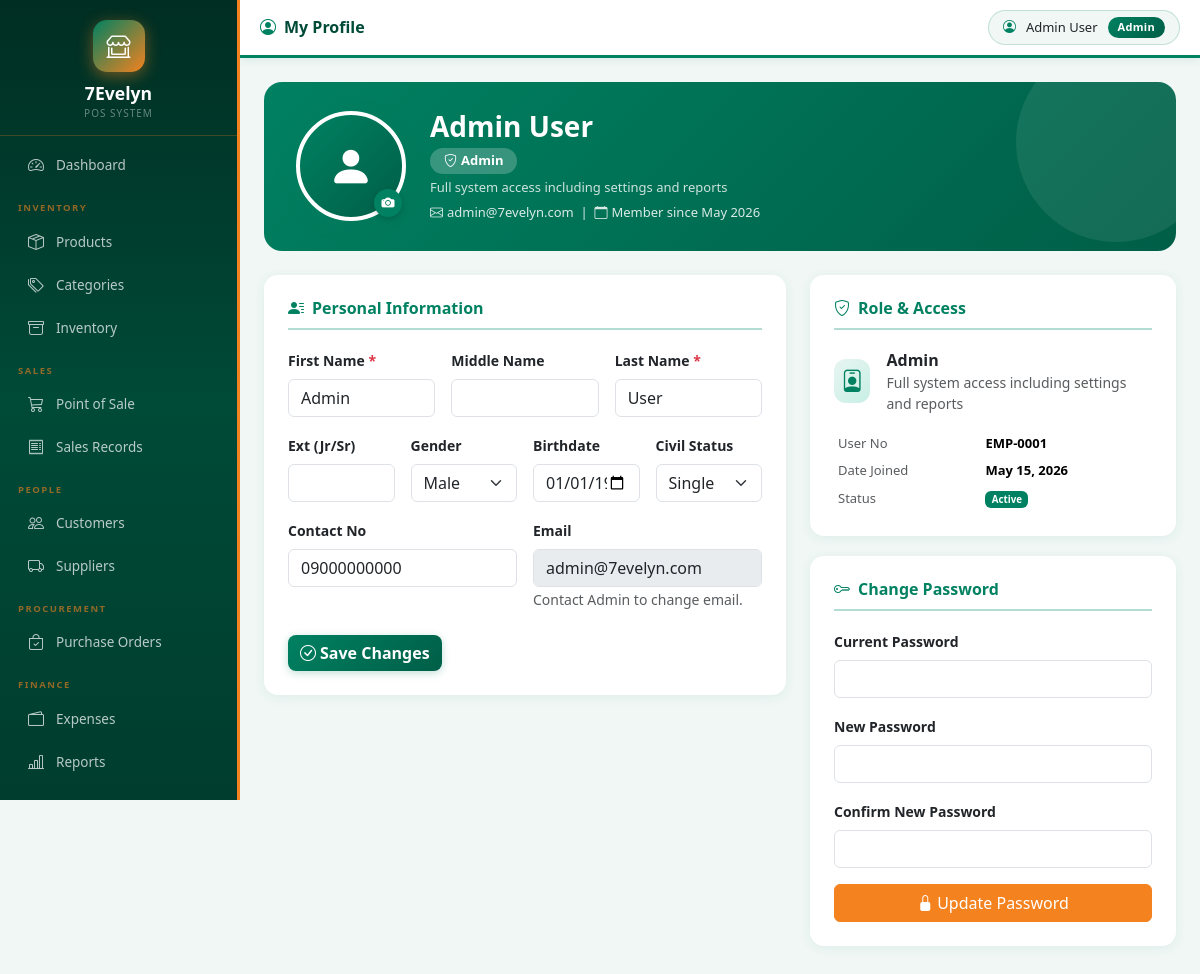
Page /frontend/profile.php (signed in) on the committed database.
### tables this page shows
CREATE TABLE `users` (
  `userID` int(11) NOT NULL,
  `roleID` int(11) NOT NULL,
  `userNo` varchar(20) NOT NULL,
  `email` varchar(80) NOT NULL,
  `password` varchar(128) NOT NULL,
  `givenName` varchar(50) NOT NULL,
  `midName` varchar(50) DEFAULT NULL,
  `surName` varchar(50) NOT NULL,
  `extName` varchar(10) DEFAULT NULL,
  `gender` enum('Male','Female','Other') NOT NULL,
  `birthdate` date NOT NULL,
  `civilStatus` enum('Single','Married','Widowed','Separated') NOT NULL,
  `contactNo` varchar(20) NOT NULL,
  `profile_image` varchar(255) DEFAULT NULL,
  `dateCreated` timestamp NOT NULL DEFAULT current_timestamp(),
  `dateDeleted` date DEFAULT NULL
);

CREATE TABLE `role` (
  `roleID` int(11) NOT NULL,
  `roleName` varchar(50) NOT NULL,
  `roleDesc` varchar(255) NOT NULL,
  `dateCreated` timestamp NOT NULL DEFAULT current_timestamp(),
  `dateDeleted` date DEFAULT NULL
);

### frontend/profile.php (the view, shortened to what this page needs)
<?php
require_once '../backend/database.php';
$userID = intval($_SESSION['userID']);
$stmt = $conn->prepare("SELECT u.*, r.roleName, r.roleDesc FROM users u JOIN role r ON u.roleID=r.roleID WHERE u.userID=?");
$stmt->bind_param("i", $userID);
$stmt->execute();
$u = $stmt->get_result()->fetch_assoc();
$fullName = trim("{$u['givenName']} {$u['midName']} {$u['surName']} {$u['extName']}");
?>
<?php include 'header.php'; ?>
<?php include 'nav.php'; ?>
<div class="topbar no-print">
    <h5><i class="bi bi-person-circle me-2" style="color:var(--ev-purple);"></i>My Profile</h5>
    <div class="ms-auto"><div class="user-badge">
        <i class="bi bi-person-circle" style="color:var(--ev-purple);"></i>
        <span><?php echo htmlspecialchars($_SESSION['userName']); ?></span>
        <span class="role-pill"><?php echo htmlspecialchars($_SESSION['roleName']); ?></span>
    </div></div>
</div>
<div class="page-body">
    <div class="profile-hero">
        <div class="avatar-upload-wrap" title="Click to change photo (save to apply)">
            <?php if(!empty($u['profile_image'])): ?>
            <img src="../<?php echo htmlspecialchars($u['profile_image']); ?>" alt="Avatar" class="profile-avatar" id="heroAvatar">
            <?php else: ?>
            <div class="profile-avatar-placeholder" id="heroAvatarPlaceholder">
                <i class="bi bi-person-fill"></i>
            </div>
            <?php endif; ?>
            <div class="avatar-upload-overlay"><i class="bi bi-camera-fill"></i></div>
        </div>
        <div class="profile-hero-info">
            <h3><?php echo htmlspecialchars($fullName); ?></h3>
            <span class="role-badge"><i class="bi bi-shield-check me-1"></i><?php echo htmlspecialchars($u['roleName']); ?></span>
            <?php if(!empty($u['roleDesc'])): ?>
            <div class="role-desc"><?php echo htmlspecialchars($u['roleDesc']); ?></div>
            <?php endif; ?>
            <div style="font-size:13px;opacity:0.85;margin-top:6px;">
                <i class="bi bi-envelope me-1"></i><?php echo htmlspecialchars($u['email']); ?>
                &nbsp;|&nbsp;
                <i class="bi bi-calendar me-1"></i>Member since <?php echo date('M Y', strtotime($u['dateCreated'])); ?>
            </div>
        </div>
    </div>
    <div class="row g-4">
        <div class="col-lg-7">
            <div class="section-card">
                <h6><i class="bi bi-person-lines-fill me-2"></i>Personal Information</h6>
                <form method="POST" action="../backend/profileAuth.php" enctype="multipart/form-data" id="profileForm">
                    <div class="row g-3">
                        <div class="col-md-4">
                            <label class="form-label fw-semibold small">First Name <span class="text-danger">*</span></label>
                            <input type="text" name="givenName" value="<?php echo htmlspecialchars($u['givenName']); ?>" class="form-control" required>
                        </div>
                        <div class="col-md-4">
                            <label class="form-label fw-semibold small">Middle Name</label>
                            <input type="text" name="midName" value="<?php echo htmlspecialchars($u['midName']??''); ?>" class="form-control">
                        </div>
                        <div class="col-md-4">
                            <label class="form-label fw-semibold small">Last Name <span class="text-danger">*</span></label>
                            <input type="text" name="surName" value="<?php echo htmlspecialchars($u['surName']); ?>" class="form-control" required>
                        </div>
                        <div class="col-md-3">
                            <label class="form-label fw-semibold small">Ext (Jr/Sr)</label>
                            <input type="text" name="extName" value="<?php echo htmlspecialchars($u['extName']??''); ?>" class="form-control">
                        </div>
                        <div class="col-md-3">
                            <label class="form-label fw-semibold small">Gender</label>
                            <select name="gender" class="form-select">
                                <option value="Male"   <?php echo $u['gender']==='Male'  ?'selected':''; ?>>Male</option>
                            </select>
                        </div>
                        <div class="col-md-3">
                            <label class="form-label fw-semibold small">Birthdate</label>
                            <input type="date" name="birthdate" value="<?php echo $u['birthdate']??''; ?>" class="form-control">
                        </div>
                        <div class="col-md-3">
                            <label class="form-label fw-semibold small">Civil Status</label>
                            <select name="civilStatus" class="form-select">
                                <?php foreach(['Single','Married','Widowed','Separated'] as $cs): ?>
                                <option <?php echo ($u['civilStatus']??'')===$cs?'selected':''; ?>><?php echo $cs; ?></option>
                                <?php endforeach; ?>
                            </select>
                        </div>
                        <div class="col-md-6">
                            <label class="form-label fw-semibold small">Contact No</label>
                            <input type="text" name="contactNo" value="<?php echo htmlspecialchars($u['contactNo']??''); ?>" class="form-control">
                        </div>
                        <div class="col-md-6">
                            <label class="form-label fw-semibold small">Email</label>
                            <input type="email" value="<?php echo htmlspecialchars($u['email']); ?>" class="form-control" disabled title="Contact Admin to change email">
                            <small class="text-muted">Contact Admin to change email.</small>
                        </div>
                    </div>
                    <div class="mt-4 d-flex gap-2">
                        <button type="submit" name="profileUpdate" class="btn btn-ev"><i class="bi bi-check-circle me-1"></i>Save Changes</button>
                    </div>
                </form>
            </div>
        </div>
        <div class="col-lg-5">
            <div class="section-card">
                <h6><i class="bi bi-shield-check me-2"></i>Role & Access</h6>
                <div class="d-flex align-items-center gap-3 mb-3">
                    <div style="width:44px;height:44px;border-radius:12px;background:linear-gradient(135deg,#e8f5f1,#c8efe4);display:flex;align-items:center;justify-content:center;">
                        <i class="bi bi-person-badge" style="font-size:1.4rem;color:var(--ev-purple);"></i>
                    </div>
                    <div>
                        <div class="fw-bold"><?php echo htmlspecialchars($u['roleName']); ?></div>
                        <div class="text-muted small"><?php echo htmlspecialchars($u['roleDesc'] ?: 'No description'); ?></div>
                    </div>
                </div>
                <table class="table table-sm table-borderless mb-0 small">
                    <tr><td class="text-muted">User No</td><td class="fw-semibold"><?php echo htmlspecialchars($u['userNo']); ?></td></tr>
                    <tr><td class="text-muted">Date Joined</td><td class="fw-semibold"><?php echo date('F d, Y', strtotime($u['dateCreated'])); ?></td></tr>
                    <tr><td class="text-muted">Status</td><td><span class="badge bg-success">Active</span></td></tr>
                </table>
            </div>
            <div class="section-card">
                <h6><i class="bi bi-key me-2"></i>Change Password</h6>
                <form method="POST" action="../backend/profileAuth.php">
                    <div class="mb-3">
                        <label class="form-label fw-semibold small">Current Password</label>
                        <input type="password" name="currentPassword" class="form-control" required autocomplete="current-password">
                    </div>
                    <div class="mb-3">
                        <label class="form-label fw-semibold small">New Password</label>
                        <input type="password" name="newPassword" class="form-control" required autocomplete="new-password" minlength="6">
                    </div>
                    <div class="mb-3">
                        <label class="form-label fw-semibold small">Confirm New Password</label>
                        <input type="password" name="confirmPassword" class="form-control" required autocomplete="new-password" minlength="6">
                    </div>
                    <button type="submit" name="changeOwnPassword" class="btn btn-warning w-100"><i class="bi bi-lock-fill me-1"></i>Update Password</button>
                </form>
            </div>
        </div>
    </div>
</div>

### frontend/header.php (style rules this page uses)
:root { --ev-primary: #008161; --ev-primary-dk: #005e47; --ev-accent: #f01b2d; --ev-orange: #f4821f; --ev-white: #ffffff; --ev-purple: #008161; --ev-purple-dark: #005e47; --ev-blue: #005e47; --ev-gradient: linear-gradient(135deg, #008161 0%, #005e47 100%); --ev-gradient-accent: linear-gradient(135deg, #f01b2d 0%, #f4821f 100%); --ev-gradient-warm: linear-gradient(135deg, #f4821f 0%, #f01b2d 100%); --ev-bg: #f0f7f5; --sidebar-w: 240px; }
body { background: var(--ev-bg); }
.topbar { background: #ffffff; border-bottom: 3px solid #008161; padding: 10px 20px; display: flex; align-items: center; box-shadow: 0 2px 8px rgba(0,129,97,0.1); position: sticky; top: 0; z-index: 100; }
.topbar h5 { margin: 0; font-weight: 800; color: #004a38; font-size: 1rem; }
.user-badge { display: flex; align-items: center; gap: 10px; background: #f0f7f5; padding: 6px 14px; border-radius: 25px; font-size: 13px; border: 1px solid rgba(0,129,97,0.2); }
.role-pill { background: var(--ev-gradient); color: white; padding: 2px 10px; border-radius: 12px; font-size: 11px; font-weight: 700; letter-spacing: 0.3px; }
.btn-ev { background: var(--ev-gradient); color: white; border: none; font-weight: 700; border-radius: 8px; transition: all 0.25s; box-shadow: 0 2px 8px rgba(0,129,97,0.25); }
.btn-warning { background-color: #f4821f; border-color: #f4821f; color: #fff; }
.table td { font-size: 13px; vertical-align: middle; }
.badge.bg-success { background-color: #008161 !important; }
.page-body { padding: 24px; }

### frontend/profile.php (style rules this page uses)
.profile-avatar-placeholder { width: 110px; height: 110px; border-radius: 50%; background: var(--ev-gradient); display: flex; align-items: center; justify-content: center; font-size: 2.8rem; color: white; border: 4px solid white; box-shadow: 0 4px 18px rgba(0,129,97,0.22); flex-shrink: 0; }
.profile-hero { background: var(--ev-gradient); border-radius: 18px; color: white; padding: 28px 32px; display: flex; align-items: center; gap: 24px; margin-bottom: 24px; position: relative; overflow: hidden; }
.profile-hero::after { content: ''; position: absolute; right: -40px; top: -40px; width: 200px; height: 200px; border-radius: 50%; background: rgba(255,255,255,0.08); }
.profile-hero-info h3 { font-weight: 800; margin: 0 0 4px; }
.profile-hero-info .role-badge { background: rgba(255,255,255,0.22); backdrop-filter: blur(4px); border-radius: 20px; padding: 3px 14px; font-size: 13px; font-weight: 600; display: inline-block; }
.profile-hero-info .role-desc { font-size: 13px; opacity: 0.8; margin-top: 4px; }
.section-card { background: white; border-radius: 14px; box-shadow: 0 2px 12px rgba(0,129,97,0.08); padding: 24px; margin-bottom: 20px; }
.section-card h6 { font-weight: 700; color: var(--ev-purple); border-bottom: 2px solid #b3ddd2; padding-bottom: 10px; margin-bottom: 18px; }
.avatar-upload-wrap { position: relative; display: inline-block; cursor: pointer; }
.avatar-upload-overlay { position: absolute; bottom: 4px; right: 4px; background: var(--ev-purple); color: white; border-radius: 50%; width: 28px; height: 28px; display: flex; align-items: center; justify-content: center; font-size: 13px; box-shadow: 0 2px 6px rgba(0,0,0,0.18); pointer-events: none; }

### rows in the picture
users: fullName "Admin User", roleID.roleName "Admin", roleID.roleDesc "Full system access including settings and reports", email "admin@7evelyn.com", dateCreated "May 2026", givenName "Admin", surName "User", gender "Male", birthdate "01/01/1990", civilStatus "Single", contactNo "09000000000", userNo "EMP-0001", dateCreated "May 15, 2026"

### other values in the picture
$_SESSION['userName'] "Admin User"
$_SESSION['roleName'] "Admin"
